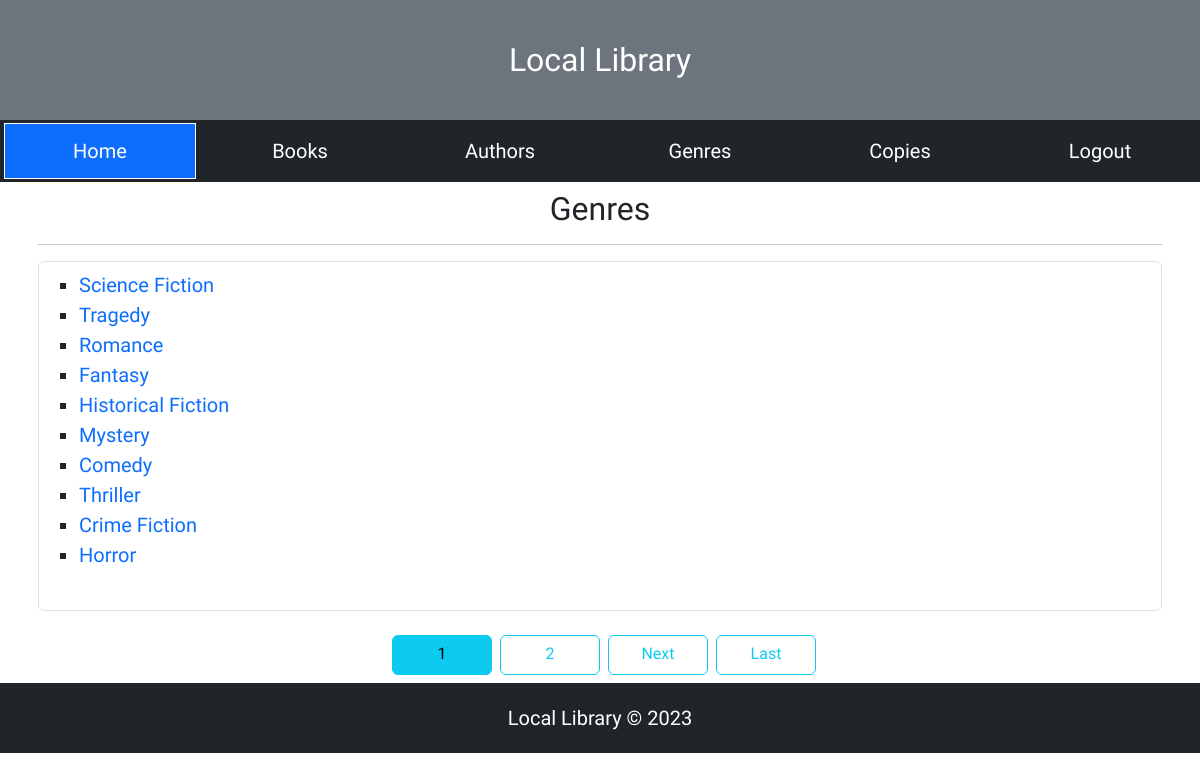
/catalog/genres/ (signed in), run on the app's committed database.
### catalog/models.py (models this page shows, shortened)
class Genre(models.Model):
	name = models.CharField(max_length=200, help_text='Enter a book genre (e.g. Science Fiction)')
	def get_absolute_url(self):
		return reverse('genre-detail', args=[str(self.id)])

### catalog/views.py (the view)
# urls.py: path('genres/', views.GenreListView.as_view(), name='genres'),
class GenreListView(LoginRequiredMixin, ListView):
	model = Genre
	template_name = 'genre_list.html'
	paginate_by = 10

### catalog/templates/genre_list.html
{% extends "base.html" %}
{% block content %}
<div class="container p-2">
  <h2 class="text-center">Genres</h2>
  <hr>
  <div class="border rounded p-2 mb-2" style="min-height: 350px;">
    <ul style="list-style-type: square;">
      {% for genre in genre_list %}
      <li><a href="{{ genre.get_absolute_url }}" class="mb-3">{{ genre.name }}</a></li>
      {% empty %}
      <p>There are no more genres available.</p>
      {% endfor %}
    </ul>
  </div>
</div>
{% endblock content %}

### mystaticfiles/global.css (style rules this page uses)
html { padding: 0; }
body { font-family: 'Rajdhani', sans-serif; font-size: 20px; }
a:link { text-decoration: none; }

### data on the page
Genre: name "Science Fiction"
Genre: name "Tragedy"
Genre: name "Romance"
Genre: name "Fantasy"
Genre: name "Historical Fiction"
Genre: name "Mystery"
Genre: name "Comedy"
Genre: name "Thriller"
Genre: name "Crime Fiction"
Genre: name "Horror"

### other printed values
{{ num }} "1"
{{ num }} "2"
